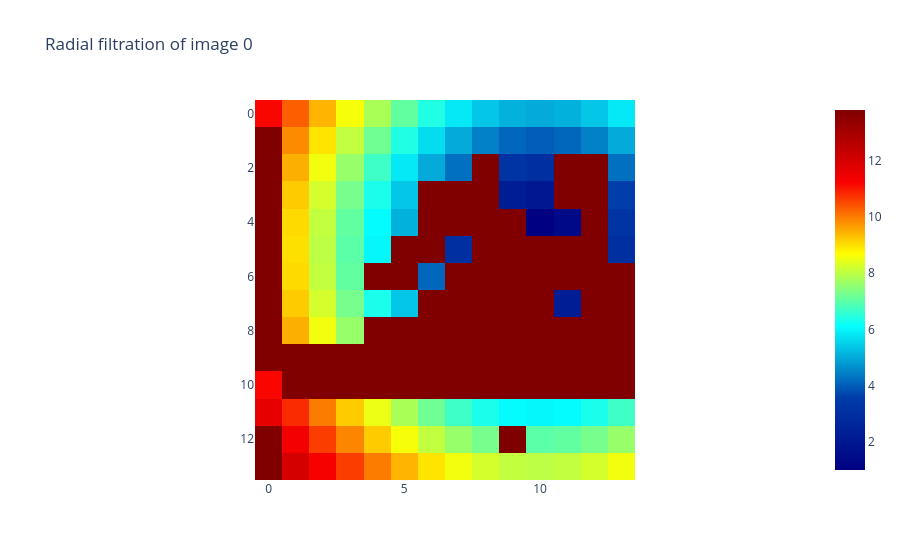

Write notebook code for a chart like this one.
### Code cell
radial_filtration = RadialFiltration(center=np.array([10, 5]))
fmap_filtration = radial_filtration.fit_transform(fmap_binarized)

radial_filtration.plot(fmap_filtration, colorscale="jet")

### Figure 1 — Plotly figure (JSON) as saved in the notebook; plotly's stock layout.template omitted (floating-point values rounded to 4 significant figures; data arrays with more than 128 entries replaced by an {"elided": "..."} marker saying what was removed)
{"data": [{"colorscale": [[0, "rgb(0,0,131)"], [0.2, "rgb(0,60,170)"], [0.4, "rgb(5,255,255)"], [0.6, "rgb(255,255,0)"], [0.8, "rgb(250,0,0)"], [1, "rgb(128,0,0)"]], "type": "heatmap", "z": {"elided": "14x14 float values"}}], "layout": {"plot_bgcolor": "white", "title": {"text": "Radial filtration of image 0"}, "xaxis": {"constrain": "domain", "scaleanchor": "y"}, "yaxis": {"autorange": "reversed", "constrain": "domain"}}}
